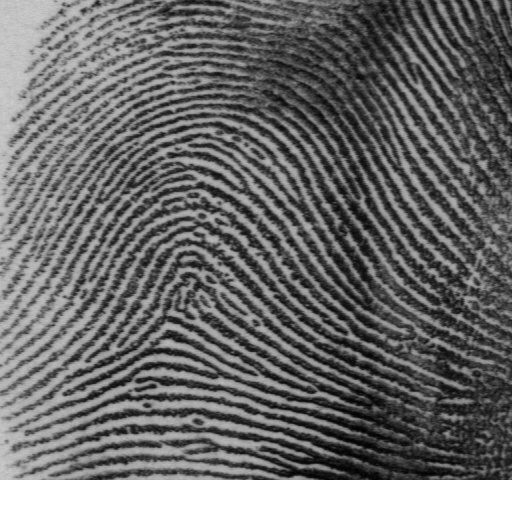
#> input picture chain_original_step0.png, 512 x 512 px; its folder holds only this picture in this run
$ python -i main_full.py   (imports and definitions only)
#> lines starting #> are read from the running program, lines starting #| are printed output that depends on the picture
import numpy as np
import cv2
from skimage.morphology import skeletonize as ski_skeletonize
import os
from scipy import ndimage
from scipy.ndimage import rotate, grey_dilation


def normalize_and_segment(img, block_size=16, std_threshold=0.05):

    img_normalized = (img - np.min(img)) / (np.max(img) - np.min(img))

    # Iterate over blocks and checks the std_dev
    rows, cols = img_normalized.shape
    mask = np.zeros((rows, cols), dtype=bool)
    for i in range(0, rows, block_size):
        for j in range(0, cols, block_size):
            block = img_normalized[i:i + block_size, j:j + block_size]
            std_dev = np.std(block)
            # if higher than threshold, means it's a ROI
            mask[i:i + block_size, j:j + block_size] = std_dev > std_threshold

    # normalize ROIs
    masked_image = img_normalized[mask]
    # normalize whole image
    img_norm_masked = (img_normalized - np.mean(masked_image)) / np.std(masked_image)
    return mask, img_norm_masked


# [231 lines left out: functions lines_orientation, calculate_ridge_frequencies, calculate_block_frequencies, apply_gabor_filter, skeletonize, detect_minutiae and 6 more, not called in this run]


def count_fingerprint_ridges(image):
    print(image.shape)
    cropped_img = image[:-32, :]
    mask, normalized_img = normalize_and_segment(cropped_img)

    orientation = lines_orientation(normalized_img)

    frequency = calculate_ridge_frequencies(normalized_img, orientation, mask)

    enhanced_image = apply_gabor_filter(normalized_img, frequency, orientation)

    thin_image = skeletonize(enhanced_image)

    minutiae_weights_image = calculate_minutiae_weights(thin_image)

    block_size = 15  # 120/8
    best_region = get_best_region(thin_image, minutiae_weights_image, block_size, mask)
    result_image = draw_ridges_count_on_region(best_region, image, thin_image, block_size)
    return [enhanced_image, thin_image, result_image]


# [24 lines of commented-out code are left out]

>>> import cv2
>>> picture = cv2.imread('chain_original_step0.png')
#> picture is the input picture: shape (512, 512, 3); min 0, max 255, mean 107.5
>>> result = count_fingerprint_ridges(picture)
#| (512, 512, 3)
#> in count_fingerprint_ridges, `cropped_img = image[:-32, :]`:
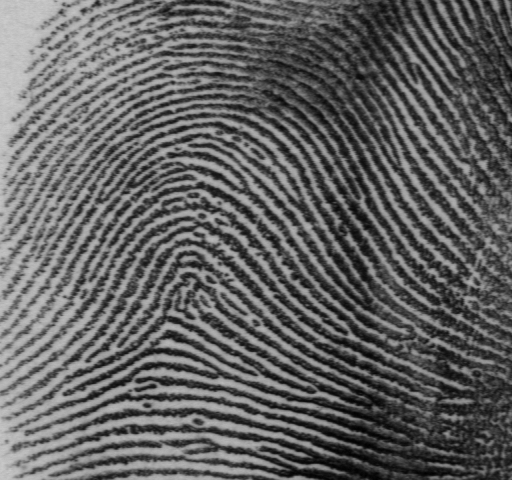
#> cropped_img: shape (480, 512, 3); min 0, max 206, mean 97.7
#> in normalize_and_segment, `img_normalized = (img - np.min(img)) / (np.max(img) - np.min(img))`:
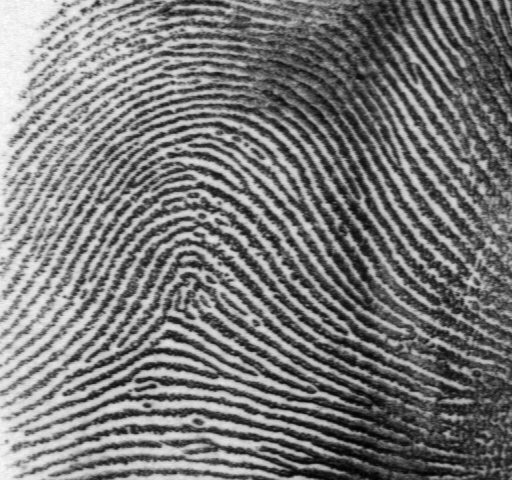
#> img_normalized: shape (480, 512, 3) float64; min 0, max 1, mean 0.474
#> (the run stopped early here; a loop or call above may not have finished)
